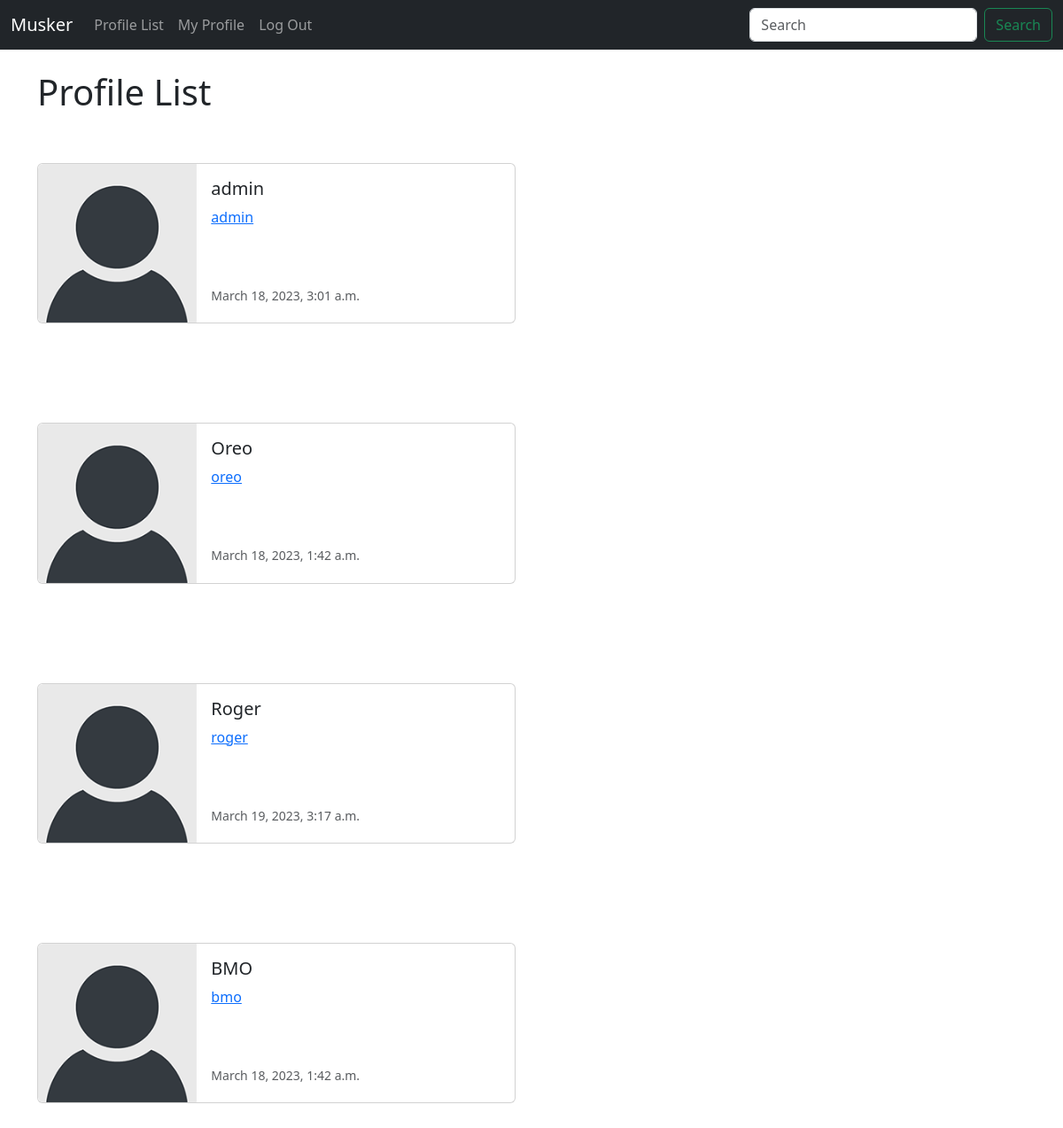
Screenshot of /profile_list/ (signed in) with the database file from the repository.
### musker/models.py (models this page shows, shortened)
class Profile(models.Model):
    user = models.OneToOneField(User, on_delete=models.CASCADE)
    follows = models.ManyToManyField(
        "self", related_name="followed_by",symmetrical=False, blank=True
    )
    date_modified = models.DateTimeField(User, auto_now=True)
    profile_image = models.ImageField(null=True, blank=True, upload_to="images/")

### musker/views.py (the view)
# urls.py: path('profile_list/', views.profile_list, name= 'profile_list'),
def profile_list(request):
    if request.user.is_authenticated:
        profiles = Profile.objects.exclude(user=request.user)
        return render(request, 'profile_list.html', {"profiles":profiles})
    else:
        messages.success(request, ("You Must Be Logged In To View This Page"))
        return redirect('home')

### musker/templates/profile_list.html
{% extends 'base.html' %} {% block content %}{% load static %}
<h1>Profile List</h1>
<br />
{% if profiles %} {% for profile in profiles %}
<br />
<div class="card mb-3" style="max-width: 540px">
  <div class="row g-0">
    <div class="col-md-4">
      <img
        src="{% static 'images/default_profile_pic.png' %}"
        class="img-fluid rounded-start"
        alt="Profile Pic"
      />
    </div>
    <div class="col-md-8">
      <div class="card-body">
        <h5 class="card-title">{{ profile.user.username }}</h5>
        <p class="card-text">
          <a href="{% url 'profile' profile.user.id %}"
            >{{ profile.user.username|lower }}</a
          >
        </p>
        <br /><br />
        <p class="card-text">
          <small class="text-muted">{{ profile.date_modified }}</small>
        </p>
      </div>
    </div>
  </div>
</div>
<br /><br />
<br />
{% endfor %} {% endif %} {% endblock %}

### rows the page displays
Profile: user.username "admin", date_modified "March 18, 2023, 3:01 a.m."
Profile: user.username "Oreo", user.username "oreo", date_modified "March 18, 2023, 1:42 a.m."
Profile: user.username "Roger", user.username "roger", date_modified "March 19, 2023, 3:17 a.m."
Profile: user.username "BMO", user.username "bmo", date_modified "March 18, 2023, 1:42 a.m."
